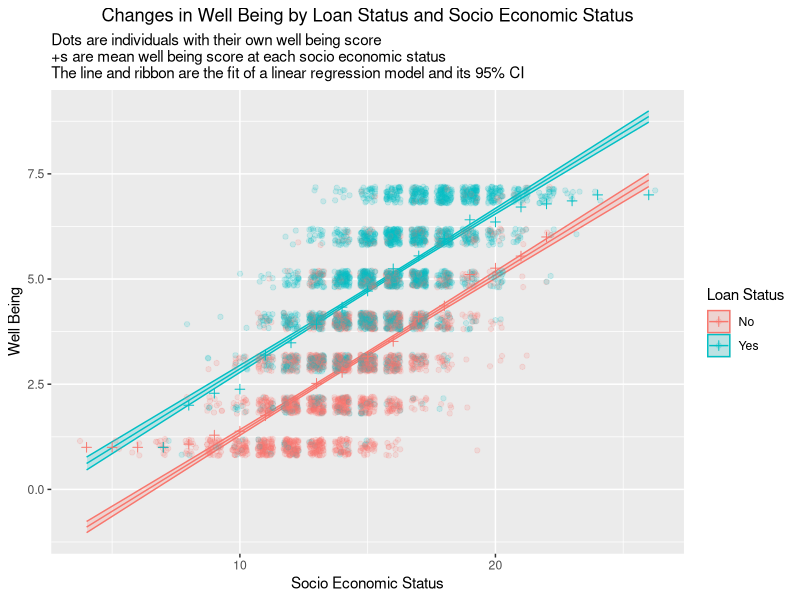
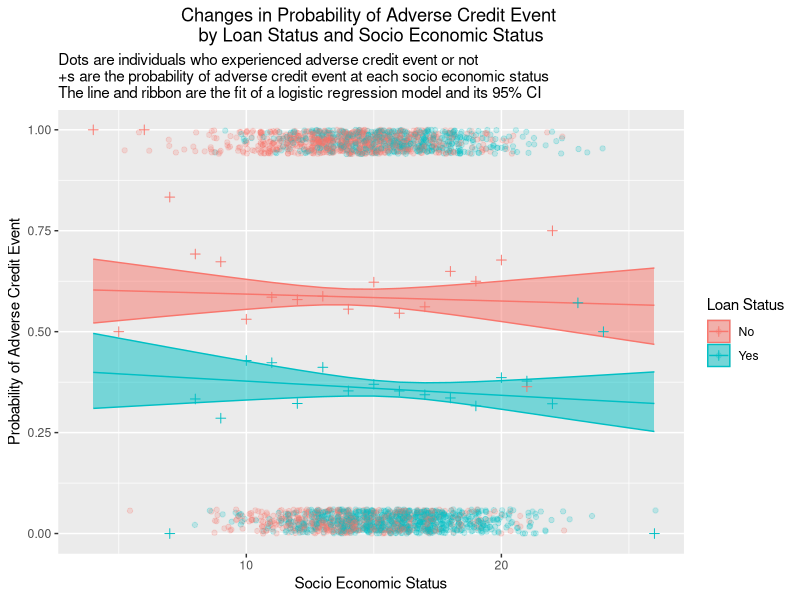
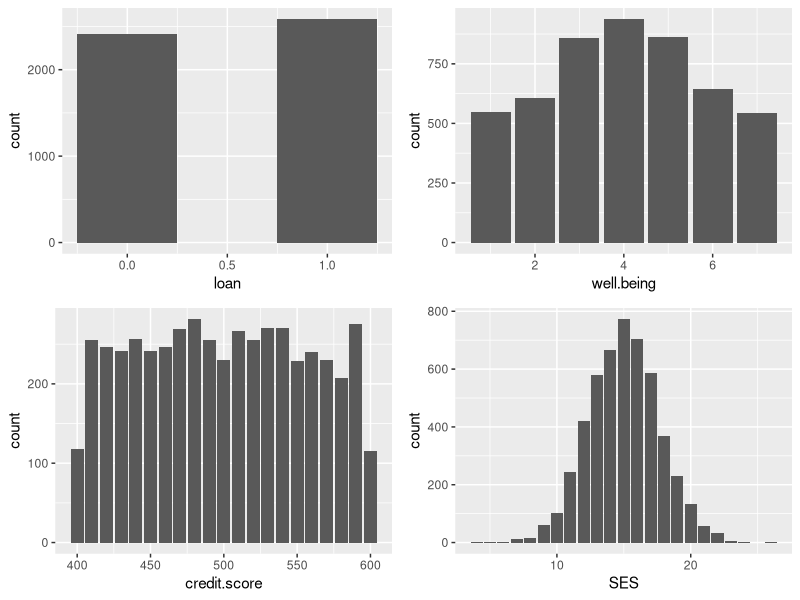
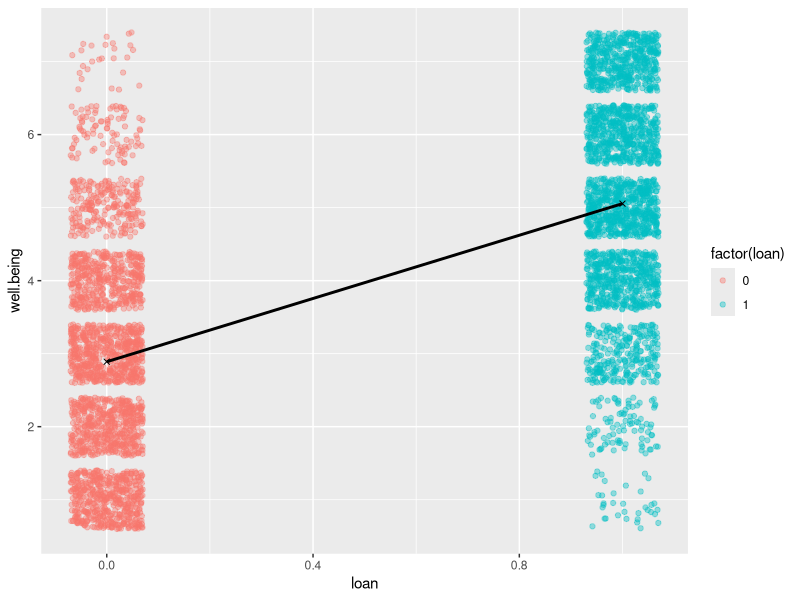
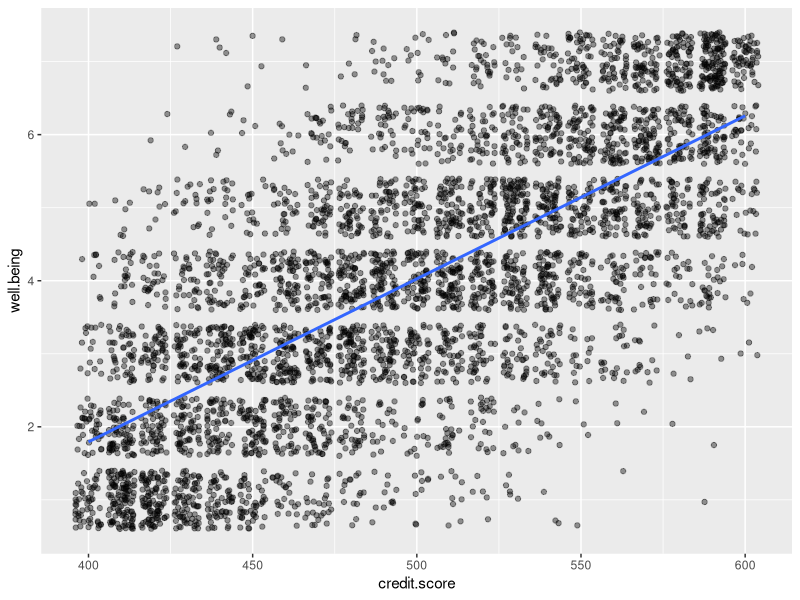
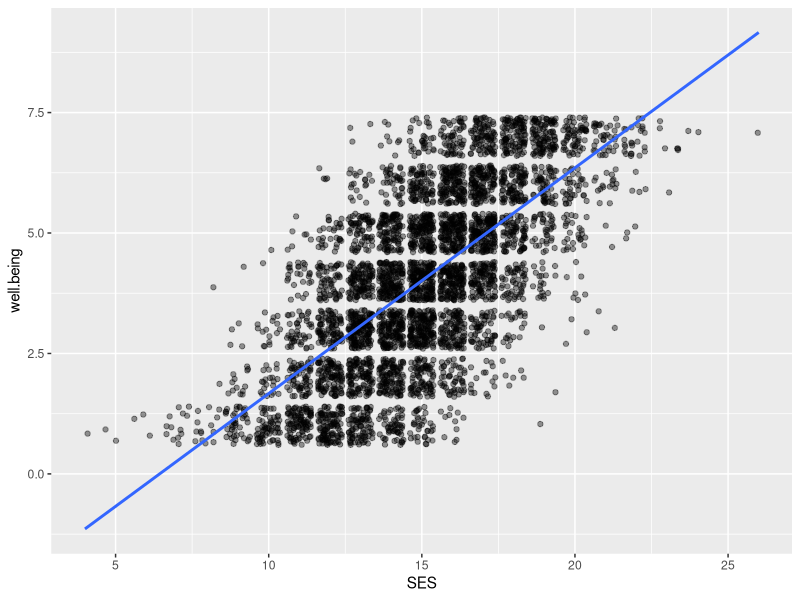
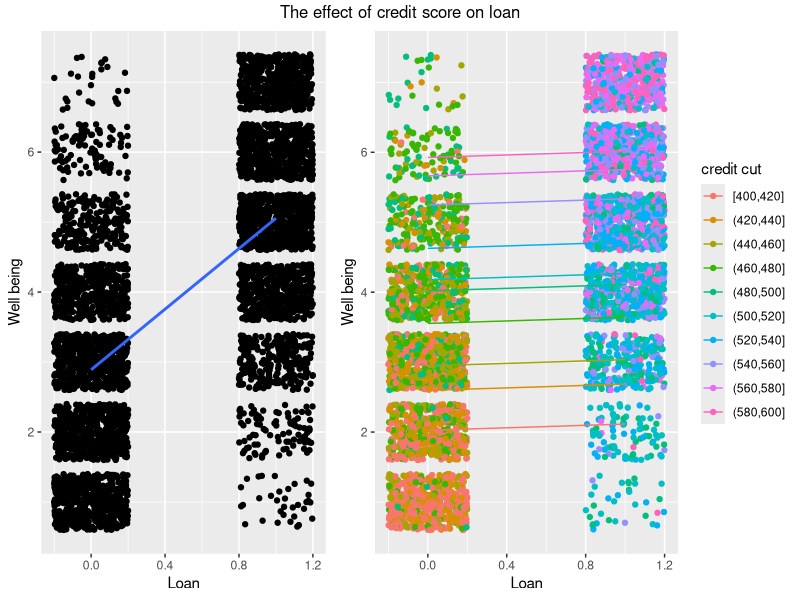
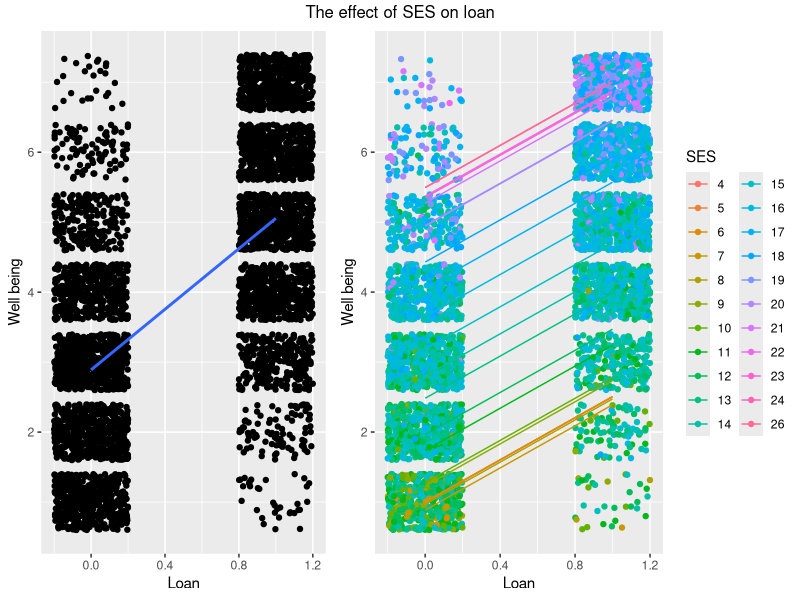

The R source for these figures, in order:
## ---- chunk 1
library(tidyverse)
library(emmeans)
library(gridExtra)
library(grid)
options(width=100)
## ---- chunk 2
#Read the data and check the structure
payday <- read_csv("payday.csv")
glimpse(payday)
## ---- chunk 3
# Building model and data required to make figure
m.wellbeing.by.loan.SES <- lm(well.being ~ loan + SES, data = payday)
m.wellbeing.loan.SES.emm <- summary(emmeans(m.wellbeing.by.loan.SES, ~ loan + SES, at=list(SES=seq(4,26,1))))
wellbeing.by.loan.SES <- payday %>% group_by(SES, loan) %>% summarise(mean.well.being=mean(well.being))

# Makging figure using the data
ggplot(m.wellbeing.loan.SES.emm, aes(x=SES, col=factor(loan), fill=factor(loan), y=emmean, ymin=lower.CL, ymax=upper.CL)) + 
    geom_ribbon(alpha=0.2) + geom_line()+ geom_jitter(data=payday, mapping=aes(y=well.being, x=SES, col=factor(loan), ymin=NULL, ymax=NULL), alpha = 0.15, width = 0.3, height = 0.2) + 
    geom_point(data=wellbeing.by.loan.SES, mapping=aes(y=mean.well.being, x=SES, col=factor(loan), ymin=NULL, ymax=NULL), shape=3, size=2) +
    labs(x="Socio Economic Status", y="Well Being", title = "Changes in Well Being by Loan Status and Socio Economic Status", subtitle="Dots are individuals with their own well being score \n+s are mean well being score at each socio economic status \nThe line and ribbon are the fit of a linear regression model and its 95% CI") + guides(col=guide_legend(title="Loan Status"), fill=guide_legend(title="Loan Status")) + theme(plot.title = element_text(hjust = 0.5)) + scale_color_discrete(labels = c("No", "Yes")) + scale_fill_discrete(labels = c("No", "Yes"))
## ---- chunk 4
# Building model and data required to make figure
m.adverse.by.loan.SES.binom <- glm(adverse.credit.event ~ loan * SES, family=binomial, data=payday)
m.adverse.by.loan.SES.binom.emm <- summary(emmeans(m.adverse.by.loan.SES.binom, ~loan+SES, at=list(SES=seq(4,26,1)), type="response"))
adverse.by.loan.factor.SES <- payday %>% group_by(SES, loan) %>% summarise(mean.adverse=mean(adverse.credit.event))

# Makging figure using the data
ggplot(m.adverse.by.loan.SES.binom.emm, aes(x=SES, col=factor(loan), fill=factor(loan), y=prob, ymin=asymp.LCL, ymax=asymp.UCL)) + 
    geom_ribbon(alpha=0.5) + geom_line()+ geom_jitter(data=payday, mapping=aes(y=adverse.credit.event, x=SES, col=factor(loan), ymin=NULL, ymax=NULL), alpha = 0.2, width = 0.47, height = 0.06) + 
    geom_point(data=adverse.by.loan.factor.SES, mapping=aes(y=mean.adverse, x=SES, col=factor(loan), ymin=NULL, ymax=NULL), shape=3, size=2) +
    labs(x="Socio Economic Status", y="Probability of Adverse Credit Event", title = "Changes in Probability of Adverse Credit Event \nby Loan Status and Socio Economic Status", subtitle="Dots are individuals who experienced adverse credit event or not \n+s are the probability of adverse credit event at each socio economic status \nThe line and ribbon are the fit of a logistic regression model and its 95% CI") + guides(col=guide_legend(title="Loan Status"), fill=guide_legend(title="Loan Status")) + theme(plot.title = element_text(hjust = 0.5)) + scale_color_discrete(labels = c("No", "Yes")) + scale_fill_discrete(labels = c("No", "Yes")) + ylim(0,1)
## ---- chunk 5
# Graphical view of each column data of the data set
grid.arrange(ggplot(payday, aes(x=loan)) + geom_bar(width=0.5),
             ggplot(payday, aes(x=well.being)) + geom_bar(),
             ggplot(payday, aes(x=credit.score)) + geom_bar(),
             ggplot(payday, aes(x=SES)) + geom_bar()
)
## ---- chunk 6
# Brief graphical view of relationships bewteen the well.being column (target column) and the other columns

## well.being VS loan
mean.wellbeing.loan <- payday %>% group_by(loan) %>% summarize(mean.well = mean(well.being))

ggplot(payday, aes(x=loan, y=well.being)) + geom_jitter(width = 0.07, alpha = 0.4, aes(col = factor(loan))) + geom_point(data = mean.wellbeing.loan, aes(x= loan, y = mean.well), shape=4) + geom_smooth(data = payday, mapping = aes(x=loan, y=well.being), method = "lm", se=FALSE, col ="black")
  
## well.being VS credit.score
ggplot(payday, aes(x=credit.score, y=well.being)) + geom_jitter(alpha = 0.4) + geom_smooth(method = "lm",
                                                                                  se=FALSE)
## well.being VS SES
ggplot(payday, aes(x=SES, y=well.being)) + geom_jitter(alpha=0.4) + geom_smooth(method = "lm", se=FALSE)

## ---- chunk 7
# Making a linear regression model using loan as an independent variable
m.wellbeing.by.loan <- lm(well.being ~ loan, data = payday)

# Statistics data
summary(m.wellbeing.by.loan)
cbind(coefficient=coef(m.wellbeing.by.loan), confint(m.wellbeing.by.loan))
( m.wellbeing.by.loan.emm <- summary(emmeans(m.wellbeing.by.loan, ~loan)) )
anova(m.wellbeing.by.loan)
## ---- chunk 8
# Checking whether the interaction of credit.score and loan should be considered in the model
m.wellbeing.by.credit.loan.interaction <- lm(well.being ~ credit.score * loan, data = payday)
anova(m.wellbeing.by.credit.loan.interaction)
## ---- chunk 9
# Making linear regression model using credit.scroe and loan as independent variables
m.wellbeing.by.credit.loan <- lm(well.being ~ credit.score + loan, data = payday)

# Statistics data
summary(m.wellbeing.by.credit.loan)
cbind(coefficient=coef(m.wellbeing.by.credit.loan), confint(m.wellbeing.by.credit.loan))
( m.wellbeing.by.credit.loan.emm <- summary(emmeans(m.wellbeing.by.credit.loan, ~credit.score + loan)) )
anova(m.wellbeing.by.credit.loan)
## ---- chunk 10
# Correlation check between the attributes
round(cor(payday[,c("credit.score", "loan", "SES")]), digits = 1)^2
## ---- chunk 11
# Graphical analysis showing the multicollinearity effect between credit.score an loan

## Making deciles for credit.score column and make new linear regression model with credit cut and loan
## This data will be used to make figure
credit.deciles <- quantile(pull(payday, credit.score), seq(0,1,.1))
payday.credit.cut <- payday %>% mutate(credit.cut = cut(credit.score, breaks=credit.deciles, include.lowest=TRUE))
m.wellbeing.credit.cut.loan <- lm(well.being ~ credit.cut + loan, data=payday.credit.cut)
m.wellbeing.credit.cut.loan.emm <- summary(emmeans(m.wellbeing.credit.cut.loan, ~credit.cut + loan))

## Visualisation: the impact of credit.score on loan's significance
grid.arrange(
	ggplot(payday.credit.cut, aes(y=well.being, x=loan)) + geom_jitter(width = 0.2) + geom_smooth(method = "lm", se=FALSE) + labs(x= "Loan", y="Well being"),
	ggplot(payday.credit.cut, aes(y=well.being, x=loan, col=credit.cut)) + geom_jitter(width = 0.2) + geom_line(data=m.wellbeing.credit.cut.loan.emm, aes(y=emmean, x=loan, col=credit.cut)) + guides(col=guide_legend(title="credit cut")) + labs(x= "Loan", y="Well being"),
	ncol=2 , widths=c(1,1.4), top = "The effect of credit score on loan"
)
## ---- chunk 12
# Checking whether the interaction of loan and SES is required in the model
m.wellbeing.by.loan.SES.interaction <- lm(well.being ~ loan * SES, data = payday)
anova(m.wellbeing.by.loan.SES.interaction)
## ---- chunk 13
# Making linear regression model using loan and SES as independent variables
m.wellbeing.by.loan.SES <- lm(well.being ~ loan + SES, data = payday)

# Statistics data
summary(m.wellbeing.by.loan.SES)
cbind(coefficient=coef(m.wellbeing.by.loan.SES), confint(m.wellbeing.by.loan.SES))
( m.wellbeing.by.loan.SES.emm <- summary(emmeans(m.wellbeing.by.loan.SES, ~ SES + loan)) )
anova(m.wellbeing.by.loan.SES)
## ---- chunk 14
# Building model to be used to make figure
m.wellbeing.by.loan.factor.SES <- lm(well.being ~ loan + factor(SES), data = payday)
m.wellbeing.loan.factor.SES.emm <- summary(emmeans(m.wellbeing.by.loan.factor.SES, ~ SES + loan))

# Visualisation: the impact of SES on loan's significance 
grid.arrange(
	ggplot(payday, aes(y=well.being, x=loan)) + geom_jitter(width = 0.2) + geom_smooth(method = "lm", se=FALSE) + labs(x= "Loan", y="Well being"),
	ggplot(payday, aes(y=well.being, x=loan, col=factor(SES))) + geom_jitter(width = 0.2) + geom_line(data=m.wellbeing.loan.factor.SES.emm, aes(y=emmean, x=loan, col=factor(SES))) + guides(col=guide_legend(title="SES")) + labs(x= "Loan", y="Well being"),
	ncol=2 , widths=c(1,1.4), top = "The effect of SES on loan"
)
## ---- chunk 15
# Brief graphical view of relationships bewteen the adverse.credit.event column (target column) and the other columns

## adverse.credit.event VS loan
mean.adverse.loan <- payday %>% group_by(loan) %>% summarize(mean.adverse = mean(adverse.credit.event))

ggplot(payday, aes(x=loan, y=adverse.credit.event, col = factor(loan))) + geom_jitter(alpha = 0.4, width = 0.2, height = 0.2) + geom_point(data = mean.adverse.loan, aes(x=loan, y=mean.adverse, col = factor(loan)), size = 3) + geom_line(data = mean.adverse.loan, aes(x=loan, y=mean.adverse), col = "black")

## adverse.credit.event VS credit.score
ggplot(payday, aes(x=credit.score, y=adverse.credit.event)) + geom_jitter(alpha = 0.3, height = 0.1) + geom_smooth(method = "glm", 
    method.args = list(family = "binomial"), 
    se = FALSE)

## adverse.credit.event VS SES
ggplot(payday, aes(x=SES, y=adverse.credit.event)) + geom_jitter(alpha = 0.3, height = 0.1, width=0.5) + geom_smooth(method = "glm", 
    method.args = list(family = "binomial"), 
    se = FALSE)
## ---- chunk 16
# Making logistic regression model with loan as an independent variable
m.adverse.by.loan.binom <- glm(adverse.credit.event ~ loan, family=binomial, data=payday)

# Statistics data 
summary(m.adverse.by.loan.binom)
cbind(coef(m.adverse.by.loan.binom),confint(m.adverse.by.loan.binom))
anova(m.adverse.by.loan.binom, test="Chisq")
( m.adverse.by.loan.binom.emm <- summary(emmeans(m.adverse.by.loan.binom, ~loan, type="response")) )
## ---- chunk 17
# Checking the result after adding credit.score and credit.score:loan to the initial model as independent variables
m.adverse.by.credit.loan.binom <- glm(adverse.credit.event ~ credit.score * loan, family=binomial, data=payday)

summary(m.adverse.by.credit.loan.binom)
cbind(coef(m.adverse.by.credit.loan.binom),confint(m.adverse.by.credit.loan.binom))
anova(m.adverse.by.credit.loan.binom, test="Chisq")
## ---- chunk 18
# Checking the result after adding SES and loan:SES to the initial model as independent variables
m.adverse.by.loan.SES.binom <- glm(adverse.credit.event ~ loan * SES, family=binomial, data=payday)

summary(m.adverse.by.loan.SES.binom)
cbind(coef(m.adverse.by.loan.SES.binom),confint(m.adverse.by.loan.SES.binom))
anova(m.adverse.by.loan.SES.binom, test="Chisq")
